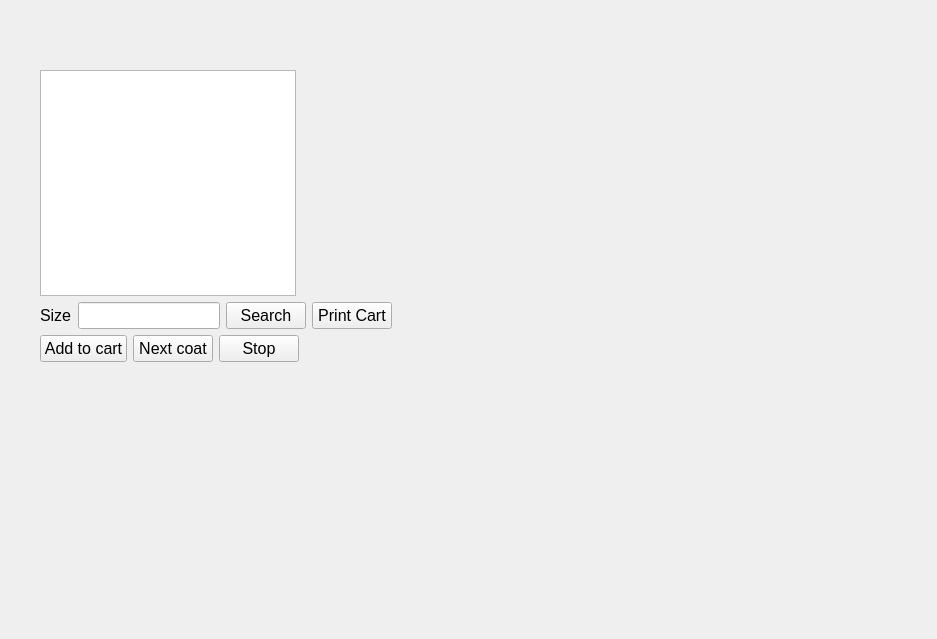
<?xml version="1.0" encoding="UTF-8"?>
<ui version="4.0">
 <class>usergui</class>
 <widget class="QWidget" name="usergui">
  <property name="geometry">
   <rect>
    <x>0</x>
    <y>0</y>
    <width>937</width>
    <height>639</height>
   </rect>
  </property>
  <property name="windowTitle">
   <string>usergui</string>
  </property>
  <widget class="QWidget" name="layoutWidget">
   <property name="geometry">
    <rect>
     <x>40</x>
     <y>70</y>
     <width>405</width>
     <height>292</height>
    </rect>
   </property>
   <layout class="QFormLayout" name="formLayout">
    <item row="1" column="0">
     <layout class="QHBoxLayout" name="horizontalLayout_2">
      <item>
       <widget class="QLabel" name="sizelabel">
        <property name="font">
         <font>
          <pointsize>12</pointsize>
         </font>
        </property>
        <property name="text">
         <string>Size</string>
        </property>
       </widget>
      </item>
      <item>
       <widget class="QLineEdit" name="searchSizelineEdit">
        <property name="font">
         <font>
          <pointsize>12</pointsize>
         </font>
        </property>
       </widget>
      </item>
      <item>
       <widget class="QPushButton" name="searchSizeButton">
        <property name="font">
         <font>
          <pointsize>12</pointsize>
         </font>
        </property>
        <property name="text">
         <string>Search</string>
        </property>
       </widget>
      </item>
      <item>
       <widget class="QPushButton" name="printCartButton">
        <property name="font">
         <font>
          <pointsize>12</pointsize>
         </font>
        </property>
        <property name="text">
         <string>Print Cart</string>
        </property>
       </widget>
      </item>
     </layout>
    </item>
    <item row="2" column="0">
     <layout class="QHBoxLayout" name="horizontalLayout">
      <item>
       <widget class="QPushButton" name="addToCartButton">
        <property name="font">
         <font>
          <pointsize>12</pointsize>
         </font>
        </property>
        <property name="text">
         <string>Add to cart</string>
        </property>
       </widget>
      </item>
      <item>
       <widget class="QPushButton" name="nextCoatButton">
        <property name="font">
         <font>
          <pointsize>12</pointsize>
         </font>
        </property>
        <property name="text">
         <string>Next coat</string>
        </property>
       </widget>
      </item>
      <item>
       <widget class="QPushButton" name="stopButton">
        <property name="font">
         <font>
          <pointsize>12</pointsize>
         </font>
        </property>
        <property name="text">
         <string>Stop</string>
        </property>
       </widget>
      </item>
     </layout>
    </item>
    <item row="0" column="0">
     <widget class="QListWidget" name="CartListWidget"/>
    </item>
   </layout>
  </widget>
 </widget>
 <resources/>
 <connections>
  <connection>
   <sender>addToCartButton</sender>
   <signal>clicked()</signal>
   <receiver>usergui</receiver>
   <slot>addToCart()</slot>
   <hints>
    <hint type="sourcelabel">
     <x>72</x>
     <y>353</y>
    </hint>
    <hint type="destinationlabel">
     <x>507</x>
     <y>334</y>
    </hint>
   </hints>
  </connection>
  <connection>
   <sender>nextCoatButton</sender>
   <signal>clicked()</signal>
   <receiver>usergui</receiver>
   <slot>nextCoat()</slot>
   <hints>
    <hint type="sourcelabel">
     <x>206</x>
     <y>353</y>
    </hint>
    <hint type="destinationlabel">
     <x>595</x>
     <y>321</y>
    </hint>
   </hints>
  </connection>
  <connection>
   <sender>searchSizeButton</sender>
   <signal>clicked()</signal>
   <receiver>usergui</receiver>
   <slot>searchForSize()</slot>
   <hints>
    <hint type="sourcelabel">
     <x>306</x>
     <y>304</y>
    </hint>
    <hint type="destinationlabel">
     <x>593</x>
     <y>431</y>
    </hint>
   </hints>
  </connection>
  <connection>
   <sender>stopButton</sender>
   <signal>clicked()</signal>
   <receiver>usergui</receiver>
   <slot>stopProgram()</slot>
   <hints>
    <hint type="sourcelabel">
     <x>253</x>
     <y>344</y>
    </hint>
    <hint type="destinationlabel">
     <x>393</x>
     <y>380</y>
    </hint>
   </hints>
  </connection>
  <connection>
   <sender>printCartButton</sender>
   <signal>clicked()</signal>
   <receiver>usergui</receiver>
   <slot>printCart()</slot>
   <hints>
    <hint type="sourcelabel">
     <x>356</x>
     <y>290</y>
    </hint>
    <hint type="destinationlabel">
     <x>588</x>
     <y>240</y>
    </hint>
   </hints>
  </connection>
 </connections>
 <slots>
  <slot>addToCart()</slot>
  <slot>nextCoat()</slot>
  <slot>searchForSize()</slot>
  <slot>stopProgram()</slot>
  <slot>printCart()</slot>
 </slots>
</ui>
